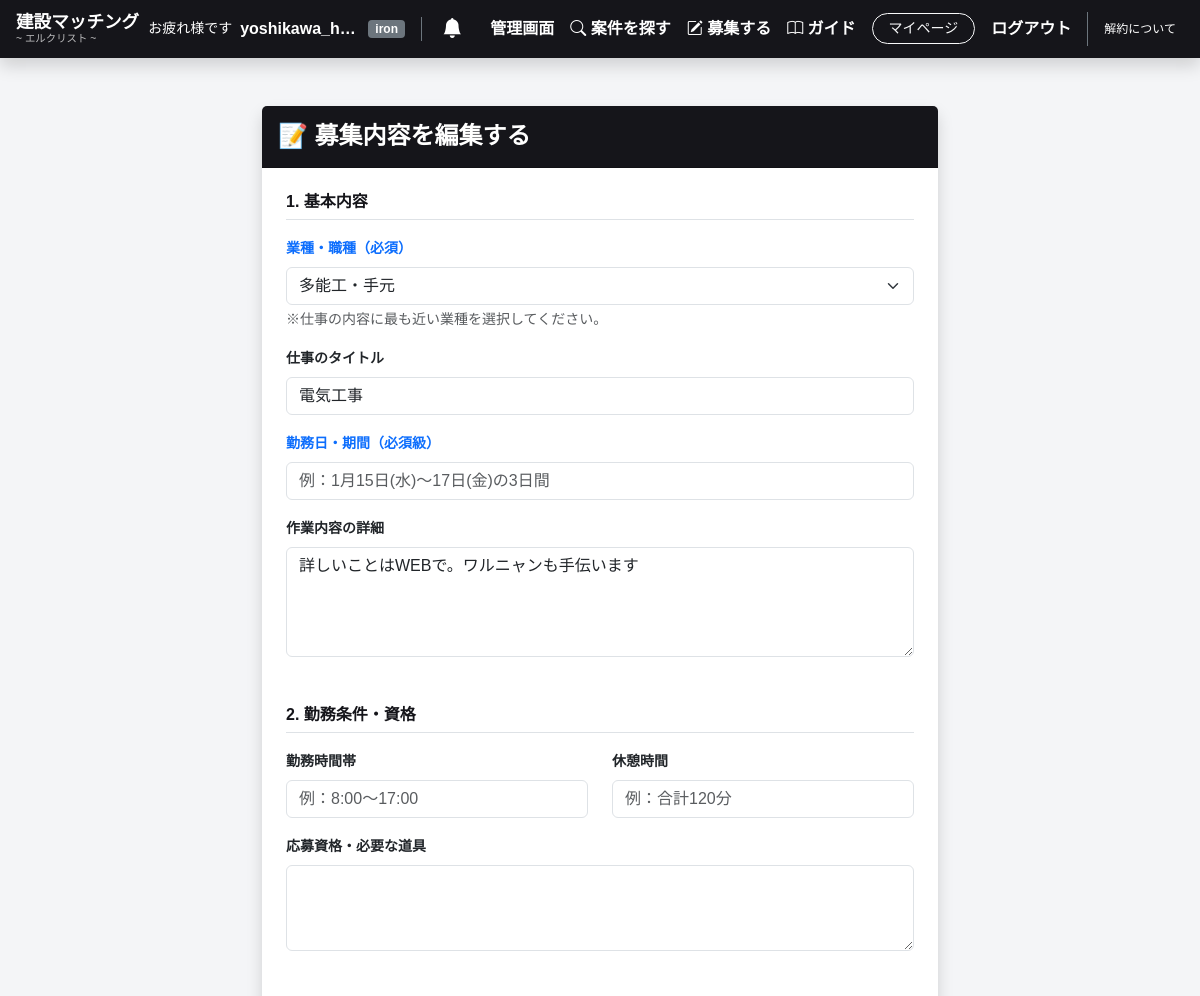
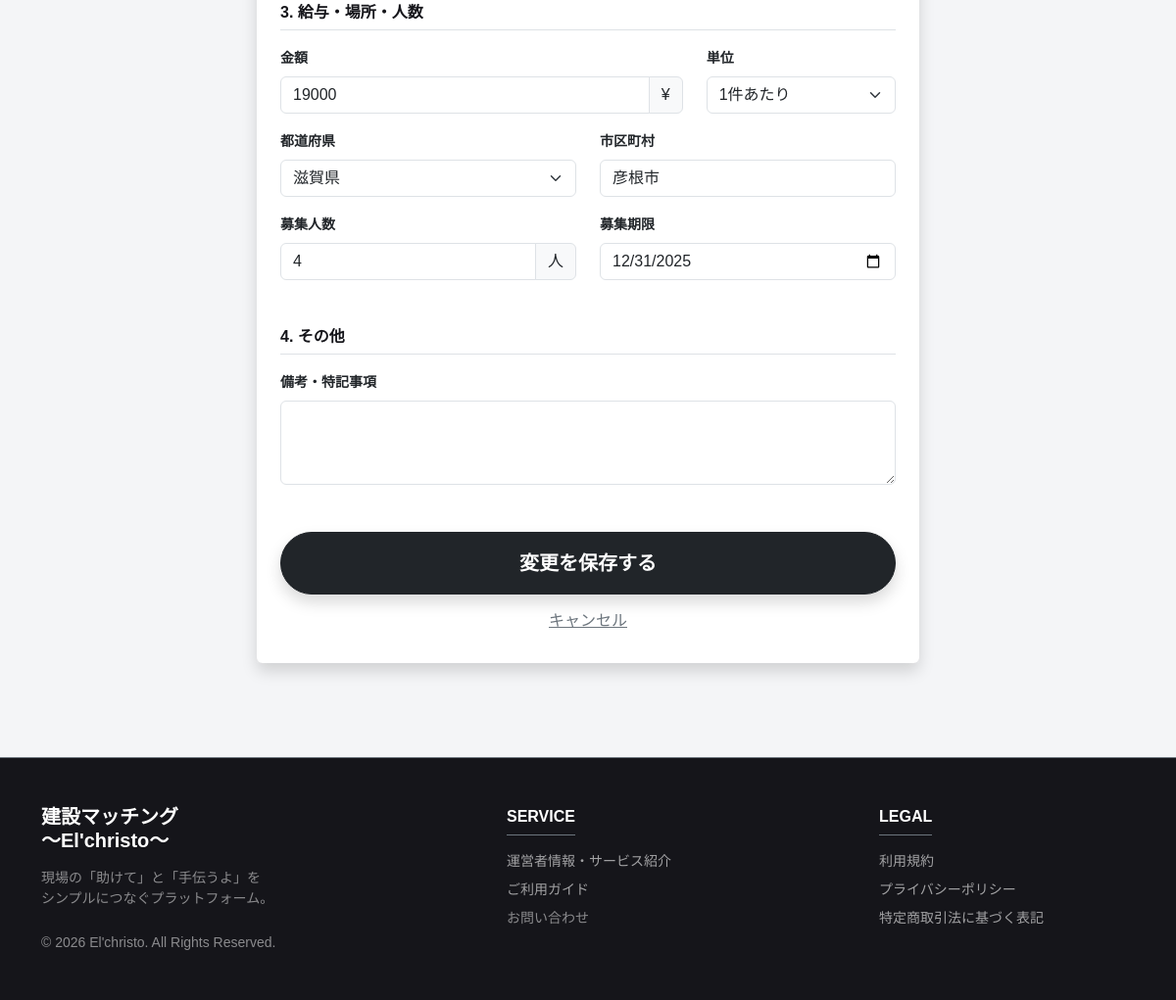
The app's page /job/1/edit/ (signed in) with its own data (2 pictures, top to bottom).
### accounts/models.py (models this page shows, shortened)
class Profile(models.Model):
    RANK_CHOICES = [
        ('iron', 'iron'),
        ('bronze', 'bronze'),
        ('silver', 'SILVER'),
        ('gold', 'GOLD'),
        ('platinum', 'PLATINUM'),
    ]
    AGE_GROUP_CHOICES = [
        ('10s', '10代'), ('20s', '20代'), ('30s', '30代'),
        ('40s', '40代'), ('50s', '50代'), ('60s', '60代以上'),
    ]
    user = models.OneToOneField(User, on_delete=models.CASCADE, related_name='profile')
    rank = models.CharField(max_length=20, choices=RANK_CHOICES, default='iron')
    is_verified = models.BooleanField(default=False, verbose_name="本人確認済み")
    company_name = models.CharField(max_length=100, blank=True, verbose_name="屋号・会社名")
    position = models.CharField(max_length=100, blank=True, null=True, verbose_name="役職・部署")
    age_group = models.CharField(max_length=5, choices=AGE_GROUP_CHOICES, blank=True, null=True, verbose_name="年代")
    occupation_main = models.CharField(max_length=50, blank=True, null=True, verbose_name="メイン職種")
    occupation_sub = models.CharField(max_length=50, blank=True, null=True, verbose_name="サブ職種")
    location = models.CharField(max_length=100, blank=True, choices=PREFECTURES, verbose_name="所在地")
    bio = models.TextField(blank=True, verbose_name="自己紹介")
    avatar = models.ImageField(upload_to='avatars/', blank=True, null=True, verbose_name="アバター画像")
    id_card_image = models.ImageField(
        upload_to='id_cards/',
        storage=PrivateS3Storage(),  # ← これを追加
        blank=True,
        null=True,
        verbose_name="本人確認書類"
    )
    experience_years = models.IntegerField(default=0, verbose_name="経験年数")
    qualifications = models.CharField(max_length=255, blank=True, null=True, verbose_name="保有資格")
    skills = models.CharField(max_length=255, blank=True, null=True, verbose_name="得意な工事・スキル")
    invoice_num = models.CharField(max_length=50, blank=True, null=True, verbose_name="インボイス登録番号")
    is_founding_member = models.BooleanField(default=False, verbose_name="創設メンバー")
    created_at = models.DateTimeField(auto_now_add=True)
    updated_at = models.DateTimeField(auto_now=True)
    def has_unread_notifications(self):
        return self.user.notifications.filter(is_read=False).exists()

### jobs/models.py (models this page shows, shortened)
class Job(models.Model):
    title = models.CharField(max_length=100, verbose_name="仕事のタイトル")
    category = models.CharField(max_length=50, choices=JOB_CATEGORIES, default='general', verbose_name='業種・職種')
    work_date = models.CharField(max_length=100, blank=True, verbose_name="勤務日・期間")
    description = models.TextField(verbose_name="作業内容の詳細")
    working_hours = models.CharField(max_length=100, blank=True, verbose_name="勤務時間帯")
    break_time = models.CharField(max_length=100, blank=True, verbose_name="休憩時間")
    qualifications = models.TextField(blank=True, verbose_name="応募資格・必要な道具など")
    notes = models.TextField(blank=True, verbose_name="備考")
    price = models.IntegerField(verbose_name="金額")
    UNIT_CHOICES = [('日', '日給'), ('時', '時給'), ('件', '1件あたり')]
    unit = models.CharField(max_length=10, choices=UNIT_CHOICES, default='日', verbose_name="単位")
    prefecture = models.CharField(max_length=10, choices=PREFECTURES, default='徳島県', verbose_name="都道府県")
    city = models.CharField(max_length=50, blank=True, default='', verbose_name="市区町村")
    created_at = models.DateTimeField(auto_now_add=True)
    updated_at = models.DateTimeField(auto_now=True)
    deadline = models.DateTimeField(null=True, blank=True, verbose_name="募集期限")
    created_by = models.ForeignKey(User, on_delete=models.CASCADE, related_name='jobs')
    is_closed = models.BooleanField(default=False, verbose_name="募集終了")
    headcount = models.IntegerField(default=1, verbose_name="募集人数")

### jobs/views.py (the view)
# urls.py: path('job/<int:job_id>/edit/', views.edit_job, name='edit_job'),
@login_required
def edit_job(request, job_id):
    job = get_object_or_404(Job, pk=job_id)
    if job.created_by != request.user: return redirect('home')
    if request.method == 'POST':
        form = JobForm(request.POST, instance=job)
        if form.is_valid():
            form.save()
            return redirect('job_detail', job_id=job.id)
    else:
        form = JobForm(instance=job)
    return render(request, 'jobs/create_job.html', {'form': form, 'is_edit': True})

### config/context_processors.py (called while the page is built)
def app_detection(request):
    user_agent = request.META.get('HTTP_USER_AGENT', '').lower()
    is_ios_app = 'elchristo-ios-app' in user_agent
    return {
        'is_ios_app': is_ios_app
    }

### jobs/templates/jobs/create_job.html (shortened to what this page needs)
{% extends 'base.html' %}
{% load static %}
{% block content %}
<div class="container mt-5" style="max-width: 700px;">
  <div class="card shadow border-0 mb-5">
    <div class="card-header text-white py-3" style="background-color: #15151a;">
      <h4 class="mb-0 fw-bold">
        {% if is_edit %}📝 募集内容を編集する{% else %}🔨 新しい仕事を募集する{% endif %}
      </h4>
    </div>
    <div class="card-body p-4 bg-light bg-opacity-10">
      <form method="post" enctype="multipart/form-data">
        <div class="mb-5">
          <h6 class="fw-bold text-sumi border-bottom pb-2 mb-3">1. 基本内容</h6>
          <div class="mb-3">
            <label class="form-label fw-bold small text-primary">{{ form.category.label }}（必須）</label>
            {{ form.category }}
            <div class="form-text small">※仕事の内容に最も近い業種を選択してください。</div>
          </div>
          <div class="mb-3">
            <label class="form-label fw-bold small">{{ form.title.label }}</label>
            {{ form.title }}
          </div>
          <div class="mb-3">
            <label class="form-label fw-bold small text-primary">{{ form.work_date.label }}（必須級）</label>
            {{ form.work_date }}
          </div>
          <div class="mb-3">
            <label class="form-label fw-bold small">{{ form.description.label }}</label>
            {{ form.description }}
          </div>
        </div>
        <div class="mb-5">
          <h6 class="fw-bold text-sumi border-bottom pb-2 mb-3">2. 勤務条件・資格</h6>
          <div class="row mb-3">
            <div class="col-md-6"><label class="form-label fw-bold small">{{ form.working_hours.label }}</label>{{ form.working_hours }}</div>
            <div class="col-md-6"><label class="form-label fw-bold small">{{ form.break_time.label }}</label>{{ form.break_time }}</div>
          </div>
          <div class="mb-3"><label class="form-label fw-bold small">{{ form.qualifications.label }}</label>{{ form.qualifications }}</div>
        </div>
        <div class="mb-5">
          <h6 class="fw-bold text-sumi border-bottom pb-2 mb-3">3. 給与・場所・人数</h6>
          <div class="row mb-3">
            <div class="col-8"><label class="form-label fw-bold small">{{ form.price.label }}</label><div class="input-group">{{ form.price }}<span class="input-group-text">¥</span></div></div>
            <div class="col-4"><label class="form-label fw-bold small">{{ form.unit.label }}</label>{{ form.unit }}</div>
          </div>
          <div class="row mb-3">
            <div class="col-6"><label class="form-label fw-bold small">{{ form.prefecture.label }}</label>{{ form.prefecture }}</div>
            <div class="col-6"><label class="form-label fw-bold small">{{ form.city.label }}</label>{{ form.city }}</div>
          </div>
          <div class="row mb-3">
            <div class="col-6"><label class="form-label fw-bold small">{{ form.headcount.label }}</label><div class="input-group">{{ form.headcount }}<span class="input-group-text">人</span></div></div>
            <div class="col-6"><label class="form-label fw-bold small">{{ form.deadline.label }}</label>{{ form.deadline }}</div>
          </div>
        </div>
        <div class="mb-5">
          <h6 class="fw-bold text-sumi border-bottom pb-2 mb-3">4. その他</h6>
          <div class="mb-3"><label class="form-label fw-bold small">{{ form.notes.label }}</label>{{ form.notes }}</div>
        </div>
        <div class="d-grid gap-2 mt-5">
          <button type="submit" class="btn btn-lg btn-dark fw-bold shadow rounded-pill py-3">
            {% if is_edit %}変更を保存する{% else %}募集を開始する{% endif %}
          </button>
          <a href="{% if is_edit %}{% url 'job_detail' form.instance.id %}{% else %}{% url 'home' %}{% endif %}" class="btn btn-link text-secondary">キャンセル</a>
        </div>
      </form>
    </div>
  </div>
</div>
{% endblock %}

### templates/base.html (shortened to what this page needs)
<!DOCTYPE html>
<html lang="ja">
<head>
    <link href="https://cdn.jsdelivr.net/npm/bootstrap@5.3.0/dist/css/bootstrap.min.css" rel="stylesheet">
    <link rel="stylesheet" href="https://cdn.jsdelivr.net/npm/bootstrap-icons@1.10.5/font/bootstrap-icons.css">
</head>
<body class="d-flex flex-column min-vh-100">
    <nav class="navbar navbar-expand-lg navbar-dark bg-sumi sticky-top shadow">
        <div class="container-fluid px-2 px-md-3">
            <a class="navbar-brand me-1" href="{% url 'home' %}">
                <span class="brand-title">建設マッチング</span>
                <span class="brand-sub">~ エルクリスト ~</span>
            </a>
            <div class="collapse navbar-collapse" id="navbarNav">
                <ul class="navbar-nav ms-auto align-items-center pt-3 pt-lg-0">
                    {% if user.is_authenticated %}
                        <li class="nav-item d-none d-lg-flex align-items-center me-3 border-end border-secondary pe-3">
                            <span class="text-white small me-2">お疲れ様です</span>
                            <span class="fw-bold text-white d-inline-block text-truncate" style="max-width: 120px;">
                                {{ user.username }}
                            </span>
                            <span class="badge rank-badge badge-{{ user.profile.rank|lower }} ms-2">
                                {{ user.profile.get_rank_display }}
                            </span>
                        </li>
                        <li class="nav-item me-3 d-none d-lg-block">
                            <a class="nav-link position-relative p-1" href="{% url 'notifications' %}">
                                <i class="bi bi-bell-fill fs-5"></i>
                            </a>
                        </li>
                        {% if user.is_staff %}
                        <li class="nav-item">
                            <a class="nav-link text-warning fw-bold" href="{% url 'admin_dashboard' %}">管理画面</a>
                        </li>
                        {% endif %}
                        <li class="nav-item">
                            <a class="nav-link" href="{% url 'job_list' %}"><i class="bi bi-search"></i> 案件を探す</a>
                        </li>
                        <li class="nav-item">
                            <a class="nav-link" href="{% url 'create_job' %}"><i class="bi bi-pencil-square"></i> 募集する</a>
                        </li>
                        <li class="nav-item">
                            <a class="nav-link" href="{% url 'guide_view' %}"><i class="bi bi-book"></i> ガイド</a>
                        </li>
                        <li class="nav-item ms-lg-2 mt-2 mt-lg-0">
                            <a class="btn btn-outline-light btn-sm px-3 rounded-pill w-100 text-center" href="{% url 'mypage' %}">マイページ</a>
                        </li>
                        <li class="nav-item ms-lg-2 mt-2 mt-lg-0">
                            <form action="{% url 'logout' %}" method="post" class="d-inline w-100">
                                <button type="submit" class="btn btn-link nav-link w-100 text-start text-lg-center">ログアウト</button>
                            </form>
                        </li>
                        {% if not is_ios_app %}
                            <li class="nav-item ms-lg-2 border-start border-secondary ps-lg-2 mt-2 mt-lg-0">
                                {% if user.is_authenticated and user.profile.rank == 'iron' %}
                                    <a class="nav-link nav-link-cancel" href="{% url 'delete_guide_only' %}">解約について</a>
                                {% else %}
                                    <a class="nav-link nav-link-cancel" href="{% url 'subscription_plans' %}#cancel-info">解約について</a>
                                {% endif %}
                            </li>
                        {% endif %}
                    {% endif %}
                </ul>
            </div>
        </div>
    </nav>
    <div class="main-content flex-grow-1">
        {% block content %}{% endblock %}
    </div>
    <footer class="bg-sumi text-white py-5 mt-5 border-top border-secondary">
        <div class="container">
            <div class="row g-4 justify-content-between">
                <div class="col-md-4">
                    <h5 class="fw-bold mb-3">建設マッチング<br>〜El'christo〜</h5>
                    <p class="small text-white-50">
                        現場の「助けて」と「手伝うよ」を<br>
                        シンプルにつなぐプラットフォーム。
                    </p>
                    <small class="d-block text-white-50 mt-4">&copy; 2026 El'christo. All Rights Reserved.</small>
                </div>
                <div class="col-md-3">
                    <h6 class="fw-bold text-uppercase mb-3 border-bottom border-secondary pb-2 d-inline-block">Service</h6>
                    <ul class="list-unstyled small">
                        <li class="mb-2"><a href="{% url 'about' %}" class="footer-link">運営者情報・サービス紹介</a></li>
                        <li class="mb-2"><a href="{% url 'guide_view' %}" class="footer-link">ご利用ガイド</a></li>
                        <li class="mb-2"><a href="{% url 'contact' %}" class="footer-link text-white-50">お問い合わせ</a></li>
                    </ul>
                </div>
                <div class="col-md-3">
                    <h6 class="fw-bold text-uppercase mb-3 border-bottom border-secondary pb-2 d-inline-block">Legal</h6>
                    <ul class="list-unstyled small">
                        <li class="mb-2"><a href="{% url 'terms' %}" class="footer-link">利用規約</a></li>
                        <li class="mb-2"><a href="{% url 'privacy' %}" class="footer-link">プライバシーポリシー</a></li>
                        <li class="mb-2"><a href="{% url 'law' %}" class="footer-link">特定商取引法に基づく表記</a></li>
                    </ul>
                </div>
            </div>
        </div>
    </footer>
</body>
</html>

### templates/base.html (style rules this page uses)
:root { --sumi-color: #15151a; --rankup-blue: #0066ff; }
body { font-family: "Hiragino Sans", "Meiryo", sans-serif; background-color: #f4f5f7; color: var(--sumi-color); }
.bg-sumi { background-color: var(--sumi-color) !important; }
.text-sumi { color: var(--sumi-color) !important; }
.navbar-brand { line-height: 1.1; display: flex; flex-direction: column; }
.brand-title { font-weight: bold; font-size: 1.1rem; }
.brand-sub { font-size: 0.65rem; opacity: 0.7; font-weight: normal; margin-top: 1px; }
.navbar-dark .navbar-nav .nav-link { color: #ffffff !important; font-weight: 600; }
.nav-link-cancel { font-size: 0.75rem !important; color: rgba(255,255,255,0.6) !important; font-weight: normal !important; }
.rank-badge { font-size: 0.75rem; padding: 0.25em 0.6em; border-radius: 4px; margin-left: 8px; vertical-align: middle; }
.badge-iron { background-color: #6c757d !important; color: white !important; text-transform: lowercase; }
.footer-link { color: rgba(255,255,255,0.6); text-decoration: none; transition: color 0.2s; }

### records on screen
Job: category "多能工・手元", title "電気工事", description "詳しいことはWEBで。ワルニャンも手伝います", price "19000", unit "1件あたり", prefecture "滋賀県", city "彦根市", headcount "4", deadline "12/31/2025"

### other values on screen
{{ user.username }} "yoshikawa_h…"
{{ user.profile.get_rank_display }} "iron"
